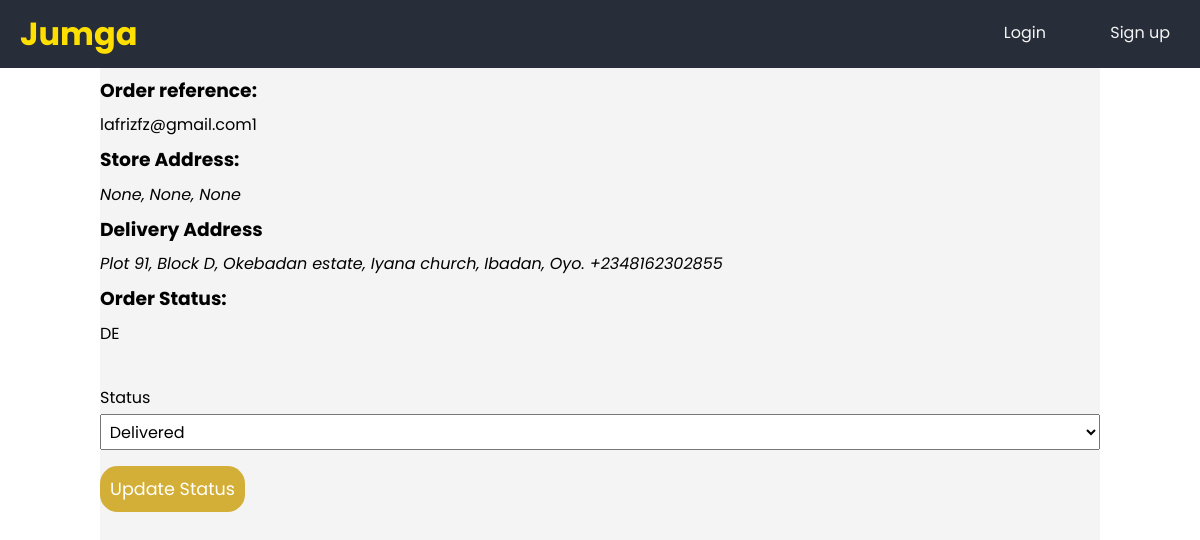
/dispatch/rider/task/update/1/, run on the app's committed database.
### store/models.py (models this page shows, shortened)
class Order(models.Model):
	class StatusChoices(models.TextChoices):
		PENDING = 'PE', _('Pending')
		SORTING = 'SR', _('Sorting')
		SHIPMENT = 'SH', _('Shipping')
		DELIVERED = 'DE', _('Delivered')
	customer = models.ForeignKey(Customer, null=True, on_delete = models.SET_NULL)
	store = models.ForeignKey(Store, on_delete=models.CASCADE)
	completed = models.BooleanField(default = False, null = True, blank = True)
	transaction_id = models.CharField(max_length = 200, null = True, blank = True)
	shipping_fee = models.IntegerField(default=0)
	status = models.CharField(max_length = 2, choices = StatusChoices.choices, default=StatusChoices.PENDING)
	signed = models.BooleanField(default=False)
	@property
	def reference(self):
		return self.customer.__str__() + str(self.id)

class Store(models.Model):
	user = models.OneToOneField(User, on_delete=models.CASCADE)
	name = models.CharField(max_length=100)
	description = models.TextField()
	email = models.EmailField()
	phone_number = PhoneNumberField()
	address_line_1 = models.CharField(max_length=200, null=True)
	address_line_2 = models.CharField(max_length=200, null=True, blank=True)
	city = models.CharField(max_length=50, null=True)
	state = models.CharField(max_length=50, null=True)
	country = models.CharField(max_length=2, choices=CountryChoices.choices, default=CountryChoices.NIGERIA)
	currency = models.CharField(max_length=3, choices=CurrencyChoices.choices, default=CurrencyChoices.NIGEIRA)
	balance = models.IntegerField(default=0)
	is_active = models.BooleanField(default=False)
	has_rider = models.BooleanField(default=False)
	slug = AutoSlugField(populate_from='name')

### account/models.py (models this page shows, shortened)
class Customer(models.Model):
    user = models.OneToOneField(User, null=True, on_delete=models.CASCADE, related_name="customer")
    device_id = models.CharField(max_length=30, unique=True, null=True, blank=True)
    def __str__(self):
        if self.user:
            name = self.user.email
        else:
            name = self.device_id
        return str(name)

class User(AbstractBaseUser):
    email = models.EmailField(verbose_name="email", max_length=60, unique=True)
    first_name = models.CharField(max_length=100)
    last_name = models.CharField(max_length=100)
    profile_picture = models.ImageField()
    phone_number = PhoneNumberField()
    date_joined = models.DateTimeField(auto_now_add=True)
    last_login = models.DateTimeField(auto_now=True)
    is_admin = models.BooleanField(default=False)
    is_active = models.BooleanField(default=True)
    is_staff = models.BooleanField(default=False)
    is_superuser = models.BooleanField(default=False)
    USERNAME_FIELD = 'email'
    REQUIRED_FIELDS = ['first_name', 'last_name']
    object = MyAccountManager()

### checkout/models.py (models this page shows)
class Address(models.Model):
    order = models.OneToOneField(Order, on_delete=models.CASCADE)
    first_name = models.CharField(max_length = 250, null = True)
    last_name = models.CharField(max_length = 250, null = True)
    email = models.EmailField(max_length = 250, null = True, blank = True)
    address_line_1 = models.CharField(max_length = 250, null = True)
    address_line_2 = models.CharField(max_length = 250, null = True, blank = True)
    city = models.CharField(max_length = 250, null = True)
    state = models.CharField(max_length = 250, null = True)
    country = models.CharField(max_length = 250, default = "Nigeria")
    postal_code = models.PositiveIntegerField(null = True)
    phone_number = PhoneNumberField()

### dispatch/views.py (the view, shortened to what this page needs)
# urls.py: path('task/update/<int:pk>/', views.TaskUpdateView.as_view(), name="task_update"),
class TaskUpdateView(UpdateView):
    model = Order
    fields = ["status"]
    template_name = "dispatch/taskUpdate.html"

### templates/dispatch/taskUpdate.html (shortened to what this page needs)
{% extends 'product/base.html' %}
{% block body %}
	<p><h3>Order reference: </h3> {{ order.reference }}</p>
	<h3>Store Address:</h3>
	<address>
		{{ order.store.address_line_1 }},
		{{ order.store.city }},
		{{ order.store.state }}
	</address>
	<h3>Delivery Address</h3>
	<address>
		{{ order.address.address_line_1 }},
		{{ order.address.city }},
		{{ order.address.state }}.
		{{ order.address.phone_number }}
	</address>
	<h3>Order Status:</h3>
	<p>{{ order.status }}</p>
	<br>
	<form method="post">
		<div>
			{% for field in form %}
        		<label> {{ field.label }}</label>
        		{{ field }}
			{% endfor %}
		</div>
		<button class="btn btn-success" type="submit">Update Status</button>
	</form>
{% endblock %}

### static/css/base.css (style rules this page uses)
* { box-sizing: border-box; text-decoration: none; margin: 0; font-family: 'Poppins', sans-serif; }
body { width: 100%; margin: 0; background: white; }
.btn { display: block; text-align: center; }
.form label, input, select, textarea { width: 100%; font-size: 1rem; padding: .3rem; }
.btn-success { font-size: 1.1em; background-color: #d4af37; color: white; border: 0; border-radius: 1em; padding: 10px; margin-top: 1rem; transition: background-color 0.6s ease-in-out; }

### data on the page
Order: reference "lafrizfz@gmail.com1", store.address_line_1 "None", store.city "None", store.state "None", address.address_line_1 "Plot 91, Block D, Okebadan estate, Iyana church", address.city "Ibadan", address.state "Oyo", address.phone_number "+2348162302855", status "DE", form "Delivered"

### other printed values
{{ field.label }} "Status"
